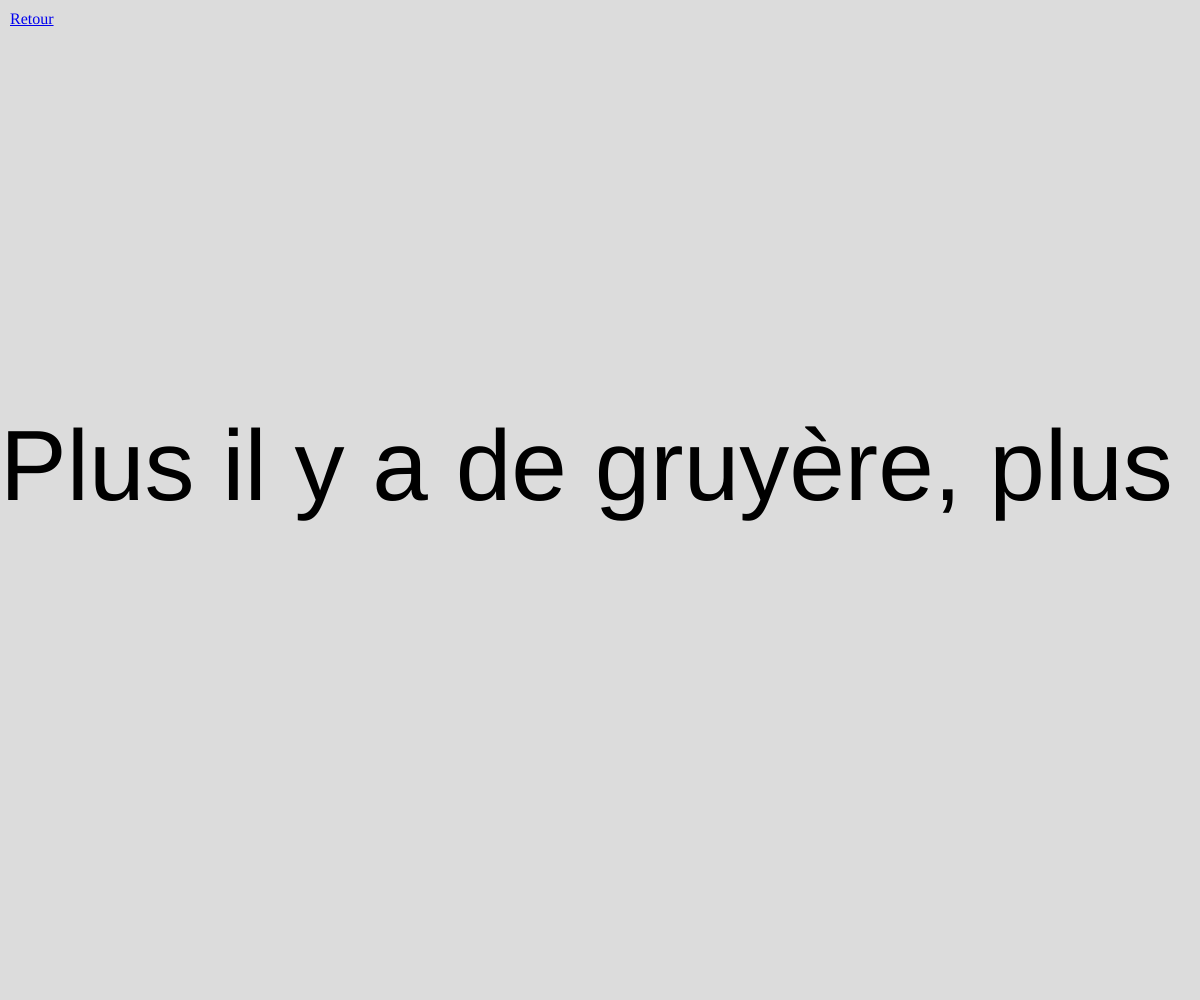
Frame 1 (no input)
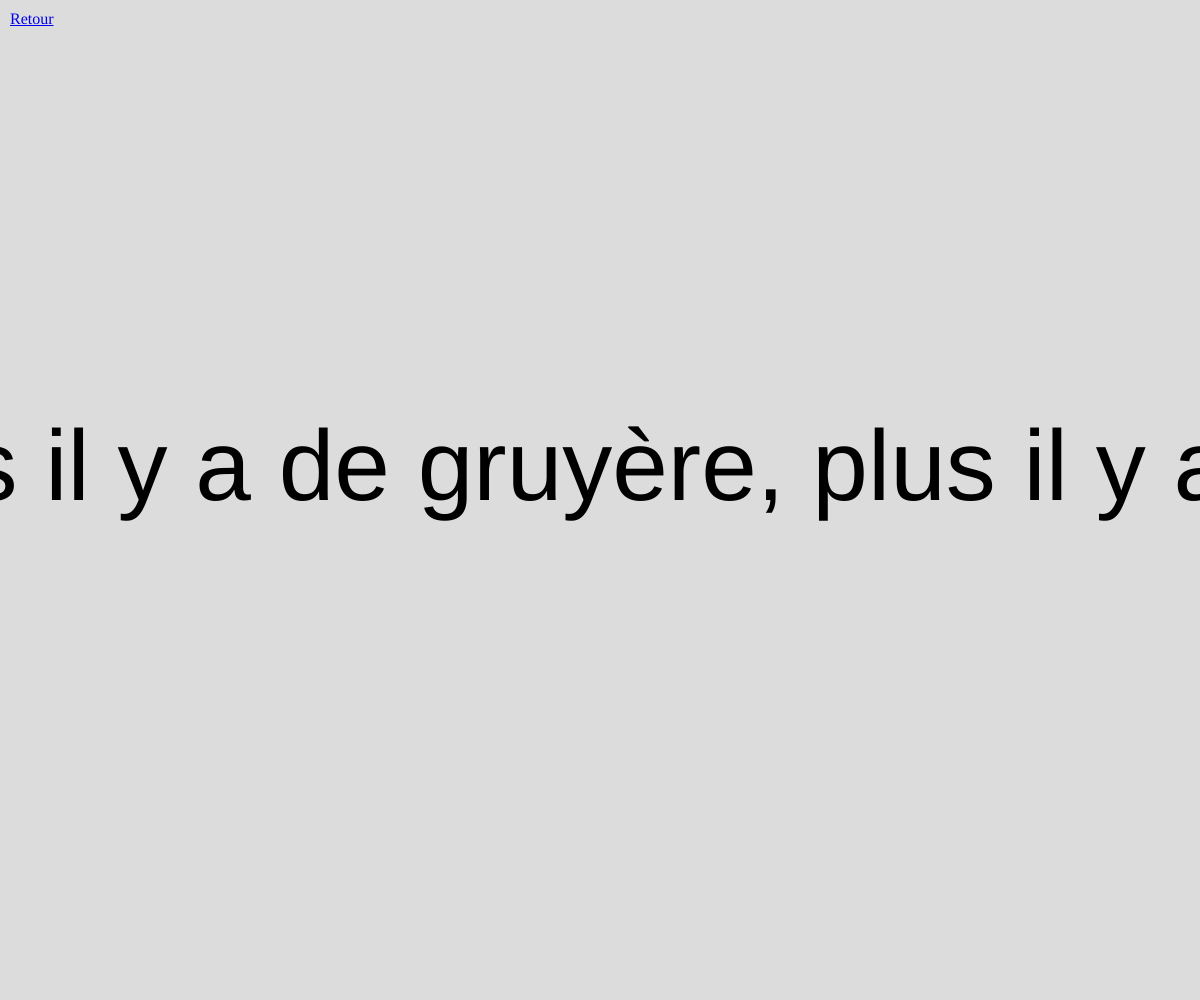
Frame 60 (no input)
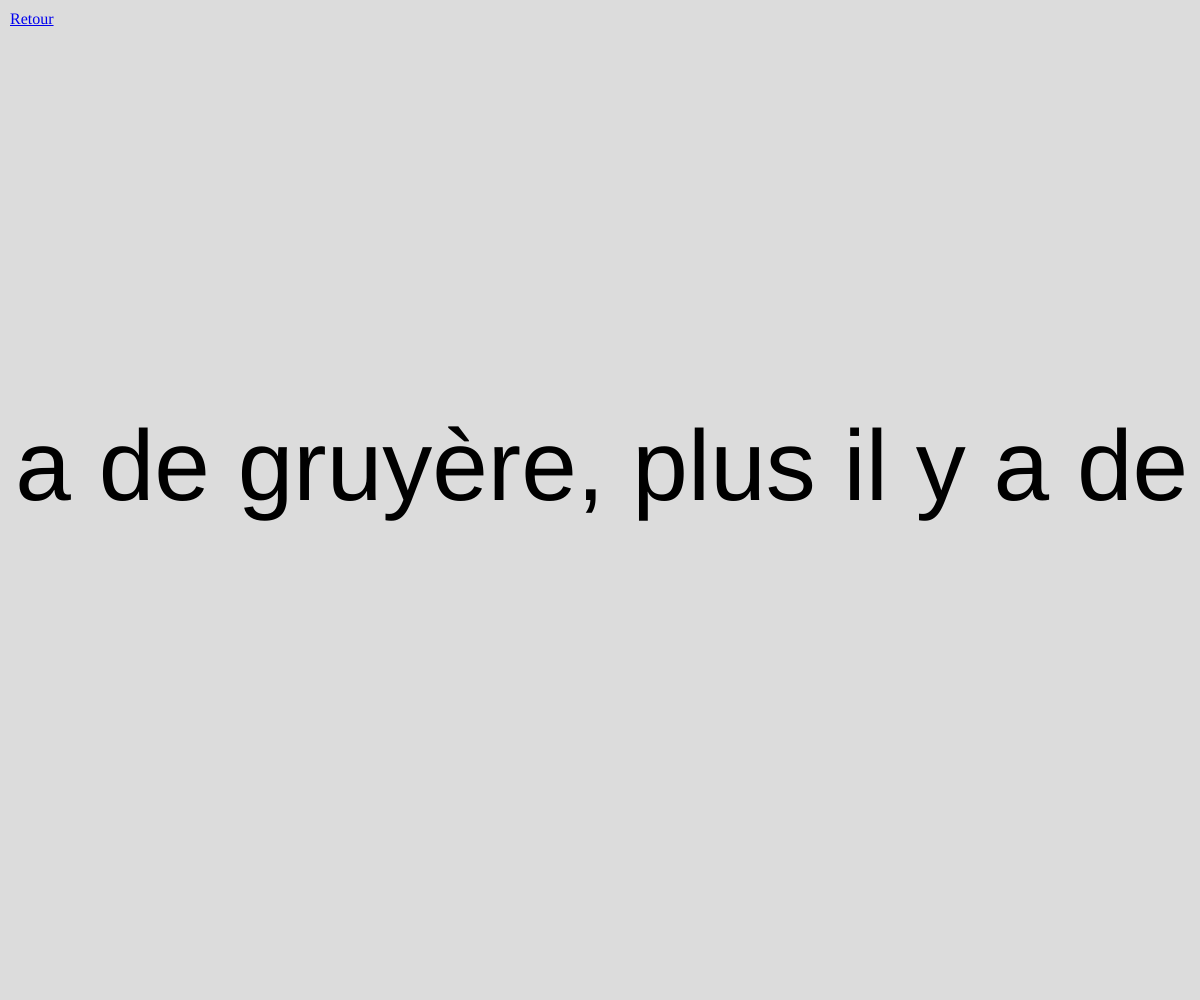
Frame 120 (the mouse pressed at the canvas centre since frame 60)

The p5.js sketch that drew these frames (run headless with seeded random() and noise() and a simulated clock; from frame 60 on, the mouse is pressed at the canvas centre):

// p5.js sketch
// ── sketch.js
let x = 0;
let LeCopy = 'Plus il y a de gruyère, plus il y a de trous. Plus il y a de trous, moins il y a de gruyère. Moins il y a de gruyère, moins il y a de trous. Moins il y a de trous, plus il y a de gruyère.';
let CopyMarge;
let quick = 3;

function setup() {
  createCanvas(windowWidth, windowHeight);

  textSize(windowHeight / 10);
  CopyMarge = textWidth(LeCopy) + 15;

}

function draw() {
  background(220);

  for (i = 0; i < windowWidth + CopyMarge ; i = i + CopyMarge ) {
    xPos = (x + i) % (windowWidth + CopyMarge)
    text(LeCopy, xPos, windowHeight / 2)
  }

  x = x - quick;

  if (x < -CopyMarge) {
    x = 0;
  }

}

window.onload = function() {
  // Créez le lien de retour
  var backLink = document.createElement("a"); 
  backLink.href = "../index.html"; 
  backLink.innerHTML = "Retour"; 
  backLink.style.position = "absolute";
  backLink.style.top = "10px";
  backLink.style.left = "10px";
  document.body.appendChild(backLink);
}
// ── ID.js

let txtNomSKETCH3 = 'Gruyère paradox';
let txtDescriptionSKETCH3 = 'loop';
